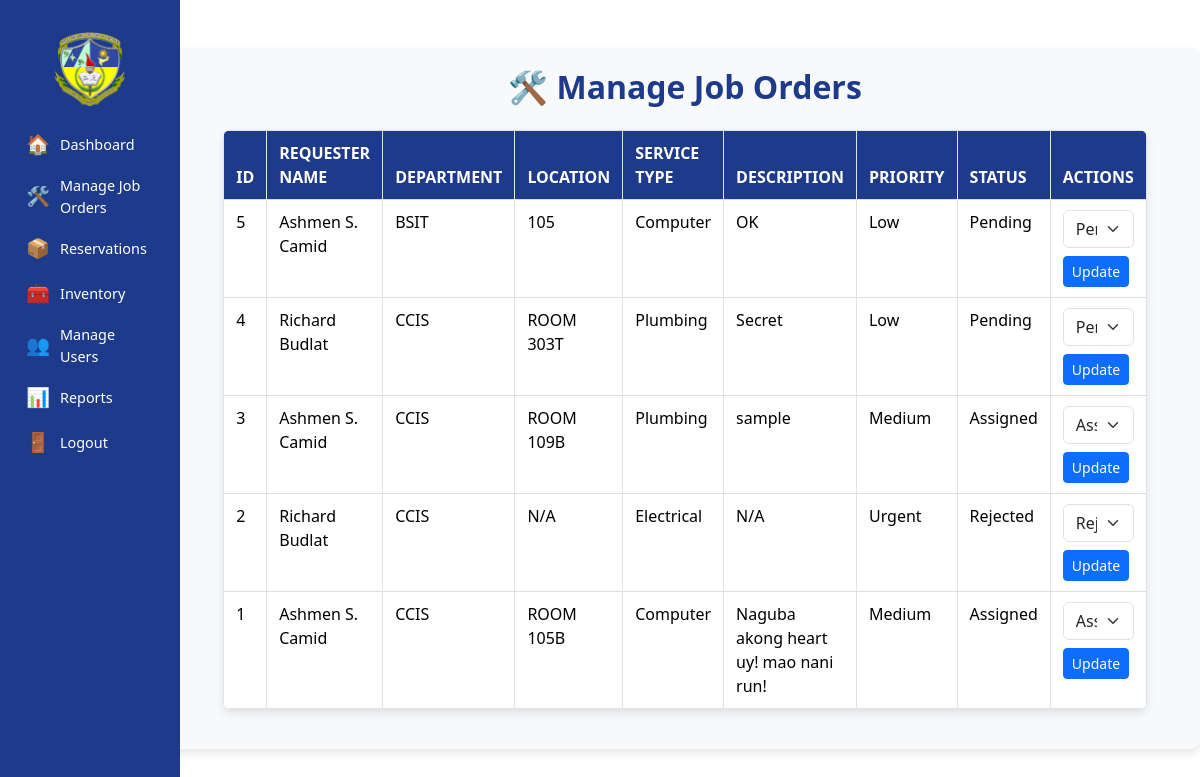
Page /pages/admin/manage_job_orders.php on the committed database.
### tables this page shows
CREATE TABLE `repair_requests` (
  `id` int(11) NOT NULL,
  `user_id` int(11) NOT NULL,
  `requester_name` varchar(255) NOT NULL,
  `department` varchar(255) NOT NULL,
  `location` varchar(255) NOT NULL,
  `service_type` varchar(100) NOT NULL,
  `description` text NOT NULL,
  `priority` enum('Low','Medium','High','Urgent') NOT NULL,
  `attachment` varchar(255) DEFAULT NULL,
  `date_requested` date NOT NULL,
  `created_at` timestamp NOT NULL DEFAULT current_timestamp(),
  `status` varchar(50) NOT NULL DEFAULT 'Pending'
);

### pages/admin/manage_job_orders.php (the view, shortened to what this page needs)
<?php
require_once '../../controller/conn.php';
?>
<!DOCTYPE html>
<html lang="en">
<head>
    <link href="https://cdnjs.cloudflare.com/ajax/libs/bootstrap/5.3.2/css/bootstrap.min.css" rel="stylesheet">
</head>
<body>
    <div class="d-flex">
        <nav class="sidebar text-white p-3">
            <img src="../../assets/image/Smcc_logo.jpeg" alt="SMCC Logo" class="mb-3">
            <ul class="nav flex-column">
                <li class="nav-item">
                    <a href="dashboard.php" class="nav-link">
                        <span>🏠</span> Dashboard
                    </a>
                </li>
                <li class="nav-item">
                    <a href="manage_job_orders.php" class="nav-link">
                        <span>🛠️</span> Manage Job Orders
                    </a>
                </li>
                <li class="nav-item">
                    <a href="manage_materials.php" class="nav-link">
                        <span>📦</span> Reservations
                    </a>
                </li>
                <li class="nav-item">
                    <a href="manage_inventory.php" class="nav-link">
                        <span>🧰</span> Inventory
                    </a>
                </li>
                <li class="nav-item">
                    <a href="manage_users.php" class="nav-link">
                        <span>👥</span> Manage Users
                    </a>
                </li>
                <li class="nav-item">
                    <a href="reports.php" class="nav-link">
                        <span>📊</span> Reports
                    </a>
                </li>
                <li class="nav-item">
                    <a href="../../index.php" class="nav-link">
                        <span>🚪</span> Logout
                    </a>
                </li>
            </ul>
        </nav>
        <div class="container mt-5">
            <h2 class="text-center mb-4" style="color: #1e3a8a; font-weight: bold;">🛠️ Manage Job Orders</h2>
            <table class="table table-bordered">
                <thead>
                    <tr>
                        <th>ID</th>
                        <th>Requester Name</th>
                        <th>Department</th>
                        <th>Location</th>
                        <th>Service Type</th>
                        <th>Description</th>
                        <th>Priority</th>
                        <th>Status</th>
                        <th>Actions</th>
                    </tr>
                </thead>
                <tbody>
                    <?php
                    $sql = "SELECT * FROM repair_requests ORDER BY created_at DESC";
                    $result = $conn->query($sql);
                    if ($result->num_rows > 0) {
                        while ($row = $result->fetch_assoc()) {
                            $status = isset($row['status']) ? $row['status'] : 'Pending';
                            echo "<tr>
                                <td>{$row['id']}</td>
                                <td>{$row['requester_name']}</td>
                                <td>{$row['department']}</td>
                                <td>{$row['location']}</td>
                                <td>{$row['service_type']}</td>
                                <td>{$row['description']}</td>
                                <td>{$row['priority']}</td>
                                <td>{$status}</td>
                                <td>
                                    <form action='manage_job_orders.php' method='POST' class='d-inline'>
                                        <input type='hidden' name='id' value='{$row['id']}'>
                                        <select name='status' class='form-select mb-2'>
                                            <option value='Pending' " . ($status === 'Pending' ? 'selected' : '') . ">Pending</option>
                                            <option value='Approved' " . ($status === 'Approved' ? 'selected' : '') . ">Approved</option>
                                            <option value='Assigned' " . ($status === 'Assigned' ? 'selected' : '') . ">Assigned</option>
                                            <option value='Completed' " . ($status === 'Completed' ? 'selected' : '') . ">Completed</option>
                                            <option value='Rejected' " . ($status === 'Rejected' ? 'selected' : '') . ">Rejected</option>
                                        </select>
                                        <button type='submit' class='btn btn-primary btn-sm'>Update</button>
                                    </form>
                                </td>
                            </tr>";
                        }
                    } else {
                        echo "<tr><td colspan='9' class='text-center'>No repair requests found.</td></tr>";
                    }
                    ?>
                </tbody>
            </table>
        </div>
    </div>
</body>
</html>

### pages/admin/manage_job_orders.php (style rules this page uses)
.sidebar { position: fixed; top: 0; left: 0; width: 180px; height: 100vh; background-color: #1e3a8a; text-align: left; overflow-y: auto; }
.sidebar img { width: 50%; margin: 15px auto; display: block; }
.sidebar .nav-link { display: flex; align-items: center; font-size: 0.9rem; padding: 8px 10px; color: white; text-decoration: none; }
.sidebar .nav-link span { margin-right: 10px; font-size: 1.2rem; font-style: normal; }
.container.mt-5 { margin-left: 170px; background-color: #f8f9fa; padding: 20px; border-radius: 10px; box-shadow: 0 4px 8px rgba(0, 0, 0, 0.1); }
table.table-bordered { width: 100%; border-collapse: collapse; background-color: #ffffff; border-radius: 8px; overflow: hidden; box-shadow: 0 4px 8px rgba(0, 0, 0, 0.1); margin: 20px auto; max-width: 600px; }
table.table-bordered th, table.table-bordered td { padding: 10px 12px; text-align: left; border-bottom: 1px solid #ddd; }
table.table-bordered th { background-color: #1e3a8a; color: white; font-weight: bold; text-transform: uppercase; }
table.table-bordered tr:last-child td { border-bottom: none; }

### rows in the picture
repair_requests: id "5", requester_name "Ashmen S. Camid", department "BSIT", location "105", service_type "Computer", description "OK", priority "Low", status "Pending"
repair_requests: id "4", requester_name "Richard Budlat", department "CCIS", location "ROOM 303T", service_type "Plumbing", description "Secret", priority "Low", status "Pending"
repair_requests: id "3", requester_name "Ashmen S. Camid", department "CCIS", location "ROOM 109B", service_type "Plumbing", description "sample", priority "Medium", status "Assigned"
repair_requests: id "2", requester_name "Richard Budlat", department "CCIS", location "N/A", service_type "Electrical", description "N/A", priority "Urgent", status "Rejected"
repair_requests: id "1", requester_name "Ashmen S. Camid", department "CCIS", location "ROOM 105B", service_type "Computer", description "Naguba akong heart uy! mao nani run!", priority "Medium", status "Assigned"
